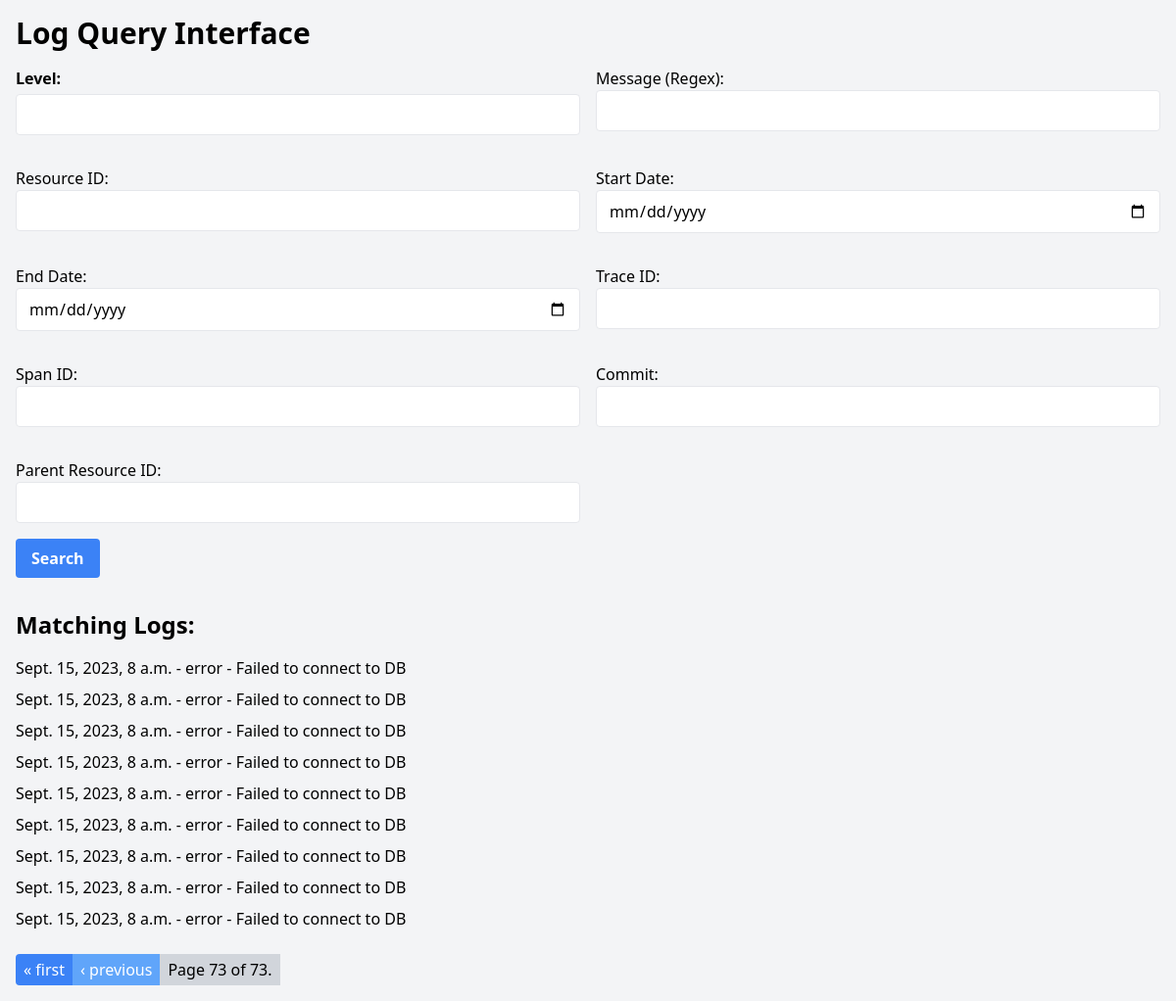
The page /query/?page=73 on the database its author committed.
### log_ingestor_app/models.py (models this page shows, shortened)
class Log(models.Model):
    level = models.CharField(max_length=50)
    message = models.TextField()
    resourceId = models.CharField(max_length=100)
    timestamp = models.DateTimeField()
    traceId = models.CharField(max_length=100)
    spanId = models.CharField(max_length=100)
    commit = models.CharField(max_length=100)
    parentResourceId = models.CharField(max_length=100, null=True, blank=True)  # Nullable field

### log_ingestor_app/views.py (the view)
# urls.py: path('query/', views.query_logs, name='query_logs'),
def query_logs(request):
    logs = Log.objects.all().order_by('-timestamp')
    level = request.GET.get('level')
    message = request.GET.get('message')
    resourceId = request.GET.get('resourceId')
    start_date = request.GET.get('start_date')
    end_date = request.GET.get('end_date')
    traceId = request.GET.get('traceId')
    spanId = request.GET.get('spanId')
    commit = request.GET.get('commit')
    parentResourceId = request.GET.get('metadata__parentResourceId')
    if level:
        logs = logs.filter(level=level)
    if message:
        try:
            logs = logs.filter(message__regex=message)
        except re.error:
            pass  # Handle invalid regex pattern
    if resourceId:
        logs = logs.filter(resourceId=resourceId)
    if start_date and end_date:
        logs = logs.filter(timestamp__range=(start_date, end_date))
    if traceId:
        logs = logs.filter(traceId=traceId)
    if spanId:
        logs = logs.filter(spanId=spanId)
    if commit:
        logs = logs.filter(commit=commit)
    if parentResourceId:
        logs = logs.filter(metadata__parentResourceId=parentResourceId)
    paginator = Paginator(logs, 10)  # Display 10 logs per page
    page = request.GET.get('page')
    try:
        paginated_logs = paginator.page(page)
    except PageNotAnInteger:
        paginated_logs = paginator.page(1)
    except EmptyPage:
        paginated_logs = paginator.page(paginator.num_pages)
    context = {
        'logs': paginated_logs,
    }
    return render(request, 'query_logs.html', context)

### templates/query_logs.html (shortened to what this page needs)
<!DOCTYPE html>
<html>
<head>
    <link href="https://cdn.jsdelivr.net/npm/tailwindcss@2.2.19/dist/tailwind.min.css" rel="stylesheet">
</head>
<body class="bg-gray-100 p-4">
    <h1 class="text-3xl font-bold mb-4">Log Query Interface</h1>
    <form method="GET" action="{% url 'query_logs' %}" class="mb-8">
        <div class="grid grid-cols-2 gap-4">
            <div class="mb-4">
                <label for="level" class="block font-bold mb-1">Level:</label>
                <input type="text" id="level" name="level" class="border rounded px-3 py-2 w-full">
            </div>
            <div class="mb-4">
                <label for="message">Message (Regex):</label>
                <input type="text" id="message" name="message" class="border rounded px-3 py-2 w-full">
            </div>
            <div class="mb-4">
                <label for="resourceId">Resource ID:</label>
                <input type="text" id="resourceId" name="resourceId" class="border rounded px-3 py-2 w-full">
            </div>
            <div class="mb-4">
                <label for="start_date">Start Date:</label>
                <input type="date" id="start_date" name="start_date" class="border rounded px-3 py-2 w-full">
            </div>
            <div class="mb-4">
                <label for="end_date">End Date:</label>
                <input type="date" id="end_date" name="end_date" class="border rounded px-3 py-2 w-full">
            </div>
            <div class="mb-4">
                <label for="traceId">Trace ID:</label>
                <input type="text" id="traceId" name="traceId" class="border rounded px-3 py-2 w-full">
            </div>
            <div class="mb-4">
                <label for="spanId">Span ID:</label>
                <input type="text" id="spanId" name="spanId" class="border rounded px-3 py-2 w-full">
            </div>
            <div class="mb-4">
                <label for="commit">Commit:</label>
                <input type="text" id="commit" name="commit" class="border rounded px-3 py-2 w-full">
            </div>
            <div class="mb-4">
                <label for="parentResourceId">Parent Resource ID:</label>
                <input type="text" id="parentResourceId" name="parentResourceId" class="border rounded px-3 py-2 w-full">
            </div>
        </div>
        <button type="submit" class="bg-blue-500 hover:bg-blue-700 text-white font-bold py-2 px-4 rounded">
            Search
        </button>
    </form>
    <h2 class="text-2xl font-bold mb-4">Matching Logs:</h2>
    <ul>
        {% for log in logs %}
            <li class="mb-2">{{ log.timestamp }} - {{ log.level }} - {{ log.message }}</li>
        {% empty %}
            <li>No logs found</li>
        {% endfor %}
    </ul>
    <div class="mt-6">
        <span class="inline-flex">
            {% if logs.has_previous %}
                <a href="?page=1" class="px-2 py-1 bg-blue-500 text-white rounded-l">« first</a>
                <a href="?page={{ logs.previous_page_number }}" class="px-2 py-1 bg-blue-400 text-white">‹ previous</a>
            {% endif %}
            <span class="px-2 py-1 bg-gray-300">
                Page {{ logs.number }} of {{ logs.paginator.num_pages }}.
            </span>
        </span>
    </div>
</body>
</html>

### rows shown on the page
Log: timestamp "Sept. 15, 2023, 8 a.m.", level "error", message "Failed to connect to DB"
Log: timestamp "Sept. 15, 2023, 8 a.m.", level "error", message "Failed to connect to DB"
Log: timestamp "Sept. 15, 2023, 8 a.m.", level "error", message "Failed to connect to DB"
Log: timestamp "Sept. 15, 2023, 8 a.m.", level "error", message "Failed to connect to DB"
Log: timestamp "Sept. 15, 2023, 8 a.m.", level "error", message "Failed to connect to DB"
Log: timestamp "Sept. 15, 2023, 8 a.m.", level "error", message "Failed to connect to DB"
Log: timestamp "Sept. 15, 2023, 8 a.m.", level "error", message "Failed to connect to DB"
Log: timestamp "Sept. 15, 2023, 8 a.m.", level "error", message "Failed to connect to DB"
Log: timestamp "Sept. 15, 2023, 8 a.m.", level "error", message "Failed to connect to DB"

### other values the page prints
{{ logs.number }} "73"
{{ logs.paginator.num_pages }} "73"
